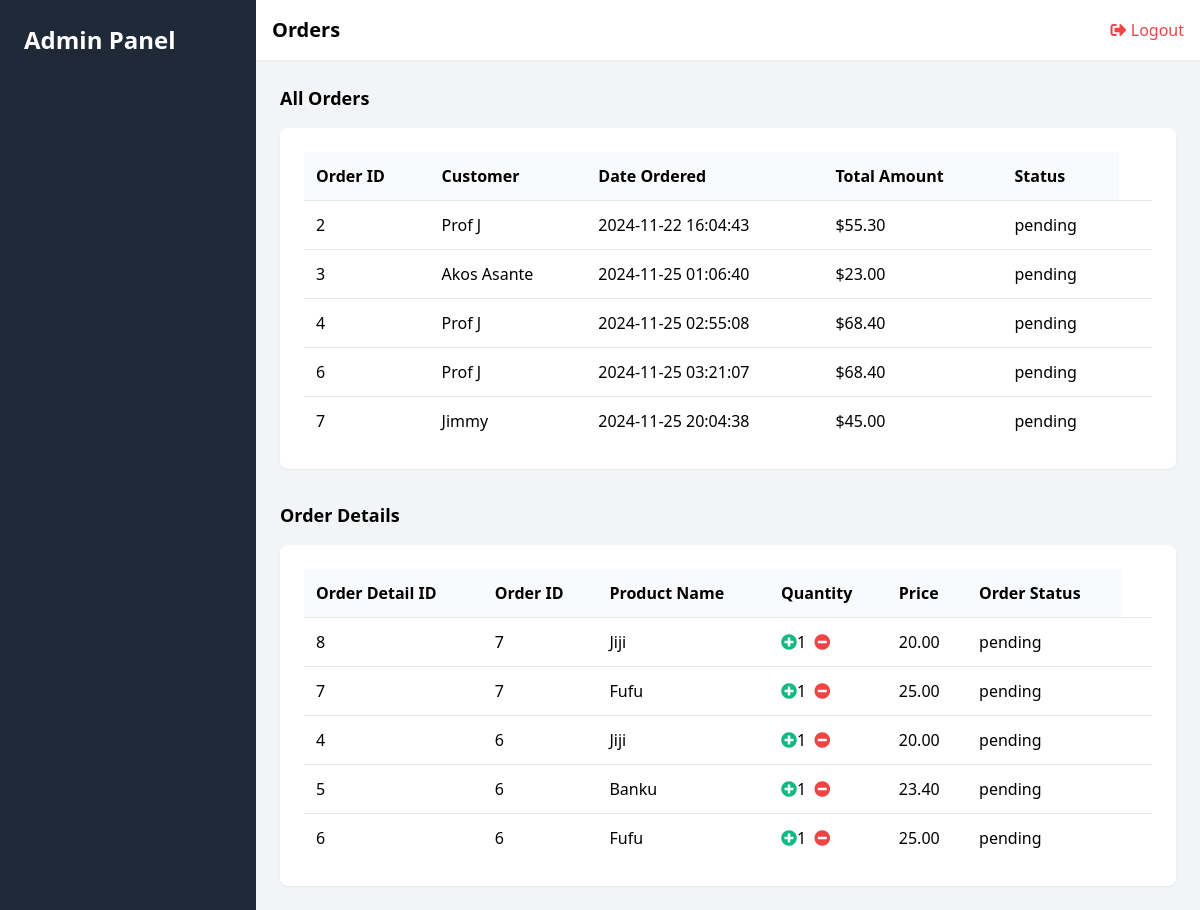
The page /view/manage_orders.php on the database as committed earlier.
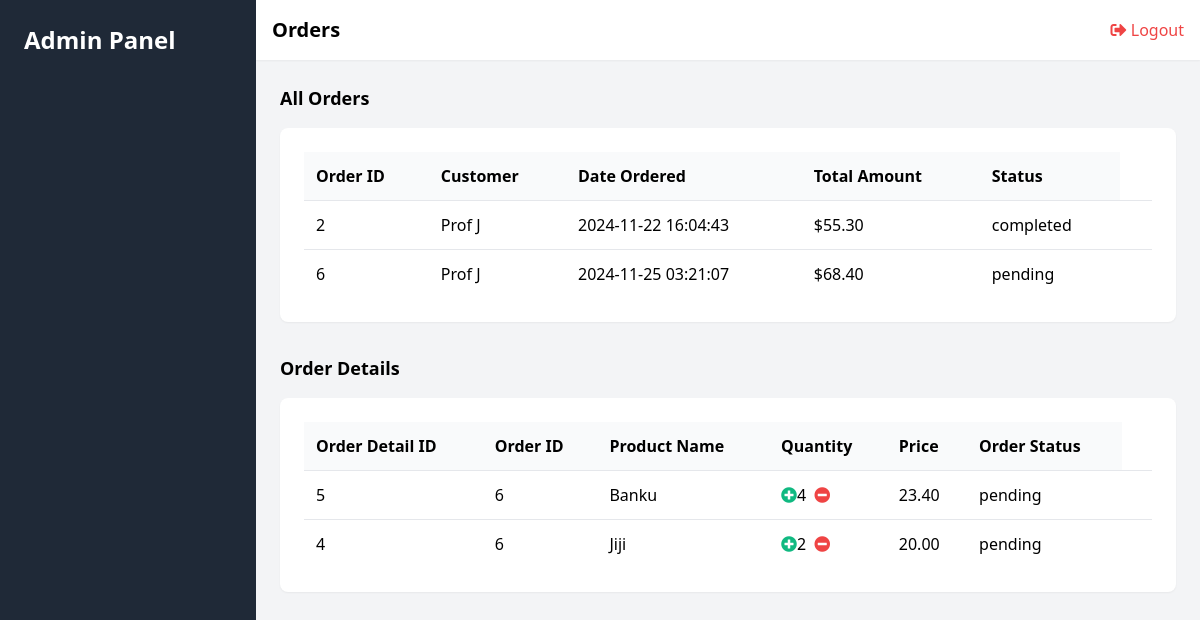
The same page on the database as committed later.
### tables this page shows
CREATE TABLE `orders` (
  `order_id` int(11) NOT NULL,
  `user_id` int(11) NOT NULL,
  `date` datetime NOT NULL DEFAULT current_timestamp(),
  `total_amount` decimal(10,2) NOT NULL,
  `status` enum('pending','completed','collected','cancelled') NOT NULL DEFAULT 'pending'
);

CREATE TABLE `users` (
  `user_id` int(11) NOT NULL,
  `name` varchar(100) NOT NULL,
  `email` varchar(100) NOT NULL,
  `password` varchar(255) NOT NULL,
  `role` enum('administrator','inventory manager','sales personnel','customer') NOT NULL,
  `auth_pin` int(11) DEFAULT NULL,
  `last_update` timestamp NULL DEFAULT NULL ON UPDATE current_timestamp(),
  `otp_expiry` timestamp NULL DEFAULT NULL
);

CREATE TABLE `order_details` (
  `order_detail_id` int(11) NOT NULL,
  `order_id` int(11) NOT NULL,
  `product_id` int(11) NOT NULL,
  `qty` int(11) NOT NULL,
  `price` decimal(10,2) NOT NULL
);

CREATE TABLE `products` (
  `product_id` int(11) NOT NULL,
  `pname` varchar(100) NOT NULL,
  `description` text NOT NULL,
  `price` decimal(10,2) NOT NULL,
  `stock_qty` int(11) DEFAULT NULL
);

### controllers/order_controller.php (called while the page is built, shortened)
<?php
require_once("../classes/order_class.php");
function getOrdersController() {
    $orders = new Orders();
    return $orders->getOrders();
}
function getAllOrderDetailsController() {
    $order = new Orders();
    return $order->getAllOrderDetails();
}
?>

### classes/order_class.php (called while the page is built, shortened)
<?php
require_once ('../settings/db_class.php');
class Orders extends db_connection
{
    public function getAllOrderDetails() {
        $ndb = new db_connection();
        $sql = "SELECT `order_details`.`order_detail_id`, `orders`.`order_id`, `orders`.`status` AS order_status,
                        `order_details`.`qty`, `order_details`.`price`, `products`.`pname`
                FROM `order_details`
                JOIN `products` ON `order_details`.`product_id` = `products`.`product_id`
                JOIN `orders` ON `order_details`.`order_id` = `orders`.`order_id`
                ORDER BY `orders`.`date` DESC";
        if ($ndb->db_query($sql)) {
            $order_details = $ndb->db_fetch_all();
            return $order_details ? $order_details : [];
        } else {
            error_log("Error retrieving order details: " . mysqli_error($ndb->db_conn()));
            return [];
        }
    }
    function getOrders() {
        $ndb = new db_connection();
        $sql = "SELECT `orders`.*, `users`.`name` FROM `orders`
                JOIN `users` ON `orders`.`user_id` = `users`.`user_id`";
        $result = mysqli_query($ndb->db_conn(), $sql);
        $orders = array();
        if ($result && mysqli_num_rows($result) > 0) {
            while ($row = mysqli_fetch_assoc($result)) {
                $orders[] = $row;
            }
        }
        return $orders;
    }
}
?>

### settings/db_class.php (called while the page is built, shortened)
<?php
if (!class_exists('db_connection')) {
	class db_connection
	{
		public $db = null;
		public $results = null;
		function db_connect()
		{
			$this->db = mysqli_connect(SERVER, USERNAME, PASSWORD, DATABASE);
			if (mysqli_connect_errno()) {
				return false;
			} else {
				return true;
			}
		}
		function db_conn()
		{
			$this->db = mysqli_connect(SERVER, USERNAME, PASSWORD, DATABASE);
			if (mysqli_connect_errno()) {
				return false;
			} else {
				return $this->db;
			}
		}
		function db_query($sqlQuery)
		{
			$this->results = mysqli_query($this->db, $sqlQuery);
			if ($this->results == false) {
				return false;
			} else {
				return true;
			}
		}
		function db_fetch_all()
		{
			return mysqli_fetch_all($this->results, MYSQLI_ASSOC);
		}
	}
}
?>

### view/manage_orders.php (the view, shortened to what the changed rows need)
<?php
require_once('../controllers/order_controller.php');
$orders = getOrdersController();
$order_details = getAllOrderDetailsController();
?>
<!DOCTYPE html>
<html lang="en">
<head>
    <link href="https://cdn.jsdelivr.net/npm/tailwindcss@2.2.16/dist/tailwind.min.css" rel="stylesheet">
    <link rel="stylesheet" href="https://cdnjs.cloudflare.com/ajax/libs/font-awesome/5.15.3/css/all.min.css">
</head>
<body>
    <div class="flex h-screen bg-gray-100">
        <div class="w-64 bg-gray-800">
            <div class="p-6">
                <h1 class="text-2xl font-bold text-white">Admin Panel</h1>
            </div>
        </div>
        <div class="flex-1 overflow-x-hidden overflow-y-auto">
            <header class="bg-white shadow-sm p-4">
                <div class="flex items-center justify-between">
                    <h2 class="text-xl font-semibold">Orders</h2>
                </div>
            </header>
            <main class="p-6">
                <div class="bg-white p-6 rounded-lg shadow-sm">
                    <table class="w-full">
                        <thead>
                            <tr class="bg-gray-50">
                                <th class="p-3 text-left">Order ID</th>
                                <th class="p-3 text-left">Customer</th>
                                <th class="p-3 text-left">Date Ordered</th>
                                <th class="p-3 text-left">Total Amount</th>
                                <th class="p-3 text-left">Status</th>
                            </tr>
                        </thead>
                        <tbody>
                            <?php foreach ($orders as $order) { ?>
                                <tr class="border-t">
                                    <td class="p-3"><?php echo $order['order_id']; ?></td>
                                    <td class="p-3"><?php echo $order['name']; ?></td>
                                    <td class="p-3"><?php echo $order['date']; ?></td>
                                    <td class="p-3">$<?php echo $order['total_amount']; ?></td>
                                    <td class="p-3"><?php echo $order['status']; ?></td>
                                    <td class="p-3">
                                    </td>
                                </tr>
                            <?php } ?>
                        </tbody>
                    </table>
                </div>
                <div class="mt-8">
                    <div class="bg-white p-6 rounded-lg shadow-sm">
                        <table class="w-full">
                            <thead>
                                <tr class="bg-gray-50">
                                    <th class="p-3 text-left">Order Detail ID</th>
                                    <th class="p-3 text-left">Order ID</th>
                                    <th class="p-3 text-left">Product Name</th>
                                    <th class="p-3 text-left">Quantity</th>
                                    <th class="p-3 text-left">Price</th>
                                    <th class="p-3 text-left">Order Status</th>
                                </tr>
                            </thead>
                            <tbody>
                                <?php foreach ($order_details as $detail) { ?>
                                    <tr class="border-t">
                                        <td class="p-3"><?php echo $detail['order_detail_id']; ?></td>
                                        <td class="p-3"><?php echo $detail['order_id']; ?></td>
                                        <td class="p-3"><?php echo $detail['pname']; ?></td>
                                        <td class="p-3">
                                            <div class="flex items-center space-x-2">
                                                <form action="../actions/update_qty_action.php" method="POST" class="inline">
                                                    <button type="submit" name="action" value="increase" class="text-green-500 hover:text-green-700">
                                                        <i class="fas fa-plus-circle"></i>
                                                    </button>
                                                </form>
                                                <?php echo $detail['qty']; ?>
                                                <form action="../actions/update_qty_action.php" method="POST" class="inline">
                                                    <button type="submit" name="action" value="decrease" class="text-red-500 hover:text-red-700">
                                                        <i class="fas fa-minus-circle"></i>
                                                    </button>
                                                </form>
                                            </div>
                                        </td>
                                        <td class="p-3"><?php echo $detail['price']; ?></td>
                                        <td class="p-3"><?php echo $detail['order_status']; ?></td>
                                        <td class="p-3 flex space-x-2">
                                        </td>
                                    </tr>
                                <?php } ?>
                            </tbody>
                        </table>
                    </div>
                </div>
            </main>
        </div>
    </div>
</body>
</html>

Rows that differ between the two databases and show on the page:
removed orders: order_id "3", user.name "Akos Asante", date "2024-11-25 01:06:40", total_amount "23.00", status "pending"
removed orders: order_id "4", user.name "Prof J", date "2024-11-25 02:55:08", total_amount "68.40", status "pending"
removed orders: order_id "7", user.name "Jimmy", date "2024-11-25 20:04:38", total_amount "45.00", status "pending"
no longer on this page (row unchanged): order_details: order_detail_id "8", order.order_id "7", product.pname "Jiji", qty "1", price "20.00", order.status "pending"
no longer on this page (row unchanged): order_details: order_detail_id "7", order.order_id "7", product.pname "Fufu", qty "1", price "25.00", order.status "pending"
removed order_details: order_detail_id "6", order.order_id "6", product.pname "Fufu", qty "1", price "25.00", order.status "pending"
changed orders id 2: status "pending" → "completed"
changed order_details "Banku": qty "1" → "4"; moves up the list
changed order_details "Jiji": qty "1" → "2"
